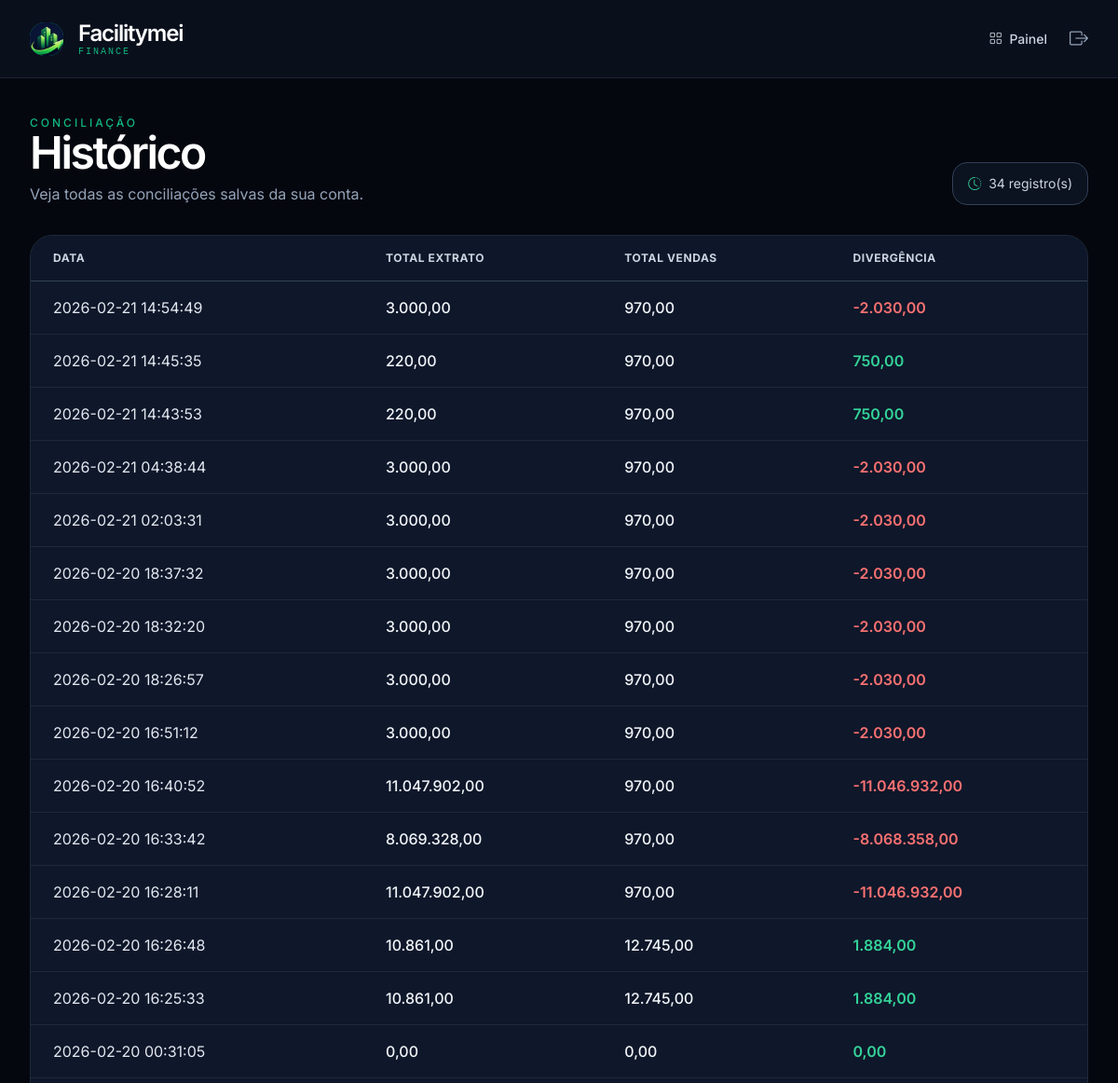
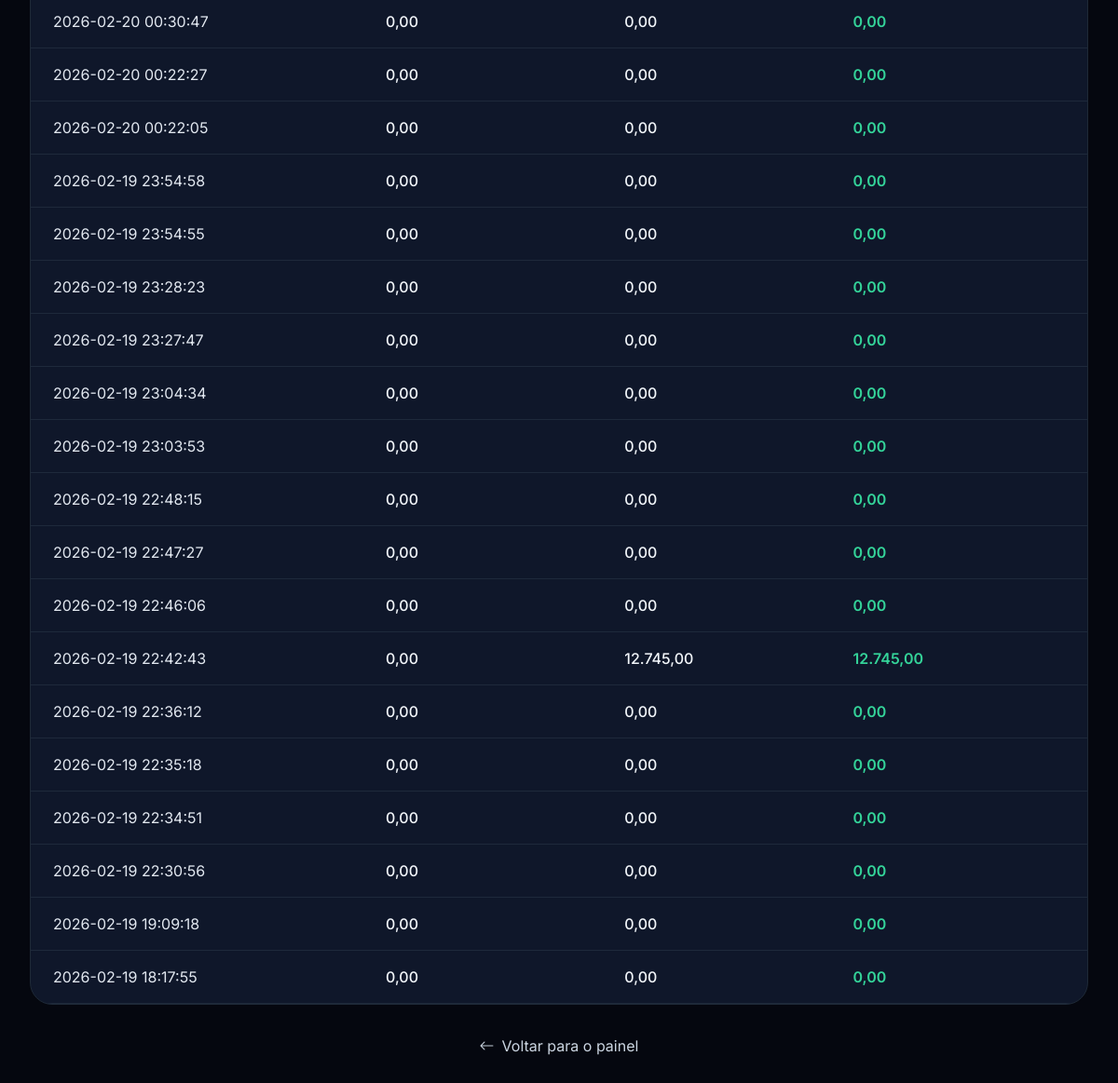
Page /historico (signed in) on the committed database (2 pictures, top to bottom).
### tables this page shows
CREATE TABLE conciliacoes
             (id INTEGER PRIMARY KEY, user_id INTEGER, data TEXT, total_extrato REAL, total_vendas REAL, divergencia REAL);

### app.py (the view)
@app.route("/historico")
@login_required
def historico():
    conciliacoes = db_fetchall(
        "SELECT data, total_extrato, total_vendas, divergencia FROM conciliacoes WHERE user_id = ? ORDER BY id DESC",
        (current_user.id,),
    )
    return render_template("historico.html", conciliacoes=conciliacoes)

### app.py (called while the page is built)
def format_br(valor):
    try:
        return f"{valor:,.2f}".replace(",", "X").replace(".", ",").replace("X", ".")
    except Exception:
        return "0,00"

def db_fetchone(query, params=()):
    with DB_LOCK:
        cur = conn.execute(query, params)
        return cur.fetchone()

def db_fetchall(query, params=()):
    with DB_LOCK:
        cur = conn.execute(query, params)
        return cur.fetchall()

@login_manager.user_loader
def load_user(user_id):
    row = db_fetchone("SELECT id, email, is_pro FROM users WHERE id = ?", (user_id,))
    if row:
        return User(row[0], row[1], row[2])
    return None

### templates/historico.html (shortened to what this page needs)
<!DOCTYPE html>
<html lang="pt-BR">
<head>
    <script src="https://cdn.tailwindcss.com"></script>
    <link rel="stylesheet" href="https://cdn.jsdelivr.net/npm/bootstrap-icons@1.11.3/font/bootstrap-icons.min.css">
    </head>
<body class="min-h-screen pb-16">
    <nav class="bg-[#0a0f1c] border-b border-slate-800/80 backdrop-blur-xl sticky top-0 z-50">
        <div class="max-w-7xl mx-auto px-6 md:px-8 py-5 flex justify-between items-center">
            <a href="{{ url_for('dashboard') }}" class="flex items-center gap-4">
                <div class="w-9 h-9 bg-emerald-500 rounded-2xl flex items-center justify-center shadow-inner">
                    <img src="{{ url_for('static', filename='images/LOGO-SITE.jpeg') }}" alt="Logo Facilitymei" class="w-full h-full object-cover rounded-2xl">
                </div>
                <div>
                    <span class="text-2xl font-semibold tracking-tighter text-white">Facilitymei</span>
                    <span class="text-[10px] text-emerald-500 font-mono tracking-[2px] block -mt-1">FINANCE</span>
                </div>
            </a>
            <div class="flex items-center gap-6">
                <a href="{{ url_for('dashboard') }}" class="text-slate-300 hover:text-white text-sm font-medium transition">
                    <i class="bi bi-grid mr-1"></i> Painel
                </a>
                <a href="{{ url_for('logout') }}" class="text-slate-400 hover:text-red-400 transition">
                    <i class="bi bi-box-arrow-right text-xl"></i>
                </a>
            </div>
        </div>
    </nav>
    <main class="max-w-7xl mx-auto px-6 md:px-8 pt-10">
        <div class="flex flex-col md:flex-row md:items-end md:justify-between gap-4 mb-8">
            <div>
                <div class="uppercase tracking-[3px] text-emerald-500 text-xs font-medium">Conciliação</div>
                <h1 class="text-4xl md:text-5xl font-semibold tracking-tighter text-white">Histórico</h1>
                <p class="text-slate-400 mt-2">Veja todas as conciliações salvas da sua conta.</p>
            </div>
            <div class="chip rounded-2xl px-4 py-3 text-sm text-slate-300 inline-flex items-center gap-2">
                <i class="bi bi-clock-history text-emerald-400"></i>
                {{ conciliacoes|length }} registro(s)
            </div>
        </div>
        <div class="card rounded-3xl overflow-hidden">
            {% if conciliacoes %}
                <div class="overflow-x-auto">
                    <table class="w-full min-w-[760px]">
                        <thead class="bg-slate-900/70 border-b border-slate-700">
                            <tr class="text-left text-slate-300 text-xs uppercase tracking-wider">
                                <th class="px-6 py-4">Data</th>
                                <th class="px-6 py-4">Total Extrato</th>
                                <th class="px-6 py-4">Total Vendas</th>
                                <th class="px-6 py-4">Divergência</th>
                            </tr>
                        </thead>
                        <tbody>
                            {% for conc in conciliacoes %}
                                <tr class="border-b border-slate-800 hover:bg-slate-800/35 transition-colors">
                                    <td class="px-6 py-4 text-slate-200 whitespace-nowrap">{{ conc[0] }}</td>
                                    <td class="px-6 py-4 text-slate-100 font-medium">{{ conc[1] | default(0) | format_br }}</td>
                                    <td class="px-6 py-4 text-slate-100 font-medium">{{ conc[2] | default(0) | format_br }}</td>
                                    <td class="px-6 py-4 font-semibold {% if conc[3] >= 0 %}text-emerald-400{% else %}text-red-400{% endif %}">
                                        {{ conc[3] | default(0) | format_br }}
                                    </td>
                                </tr>
                            {% endfor %}
                        </tbody>
                    </table>
                </div>
            {% endif %}
        </div>
        <div class="mt-8 flex justify-center">
            <a href="{{ url_for('dashboard') }}" class="inline-flex items-center gap-2 text-slate-300 hover:text-white transition">
                <i class="bi bi-arrow-left"></i>
                Voltar para o painel
            </a>
        </div>
    </main>
</body>
</html>

### templates/historico.html (style rules this page uses)
body { background: #05070f; color: #e2e8f0; font-family: 'Inter', system-ui, sans-serif; }
.card { background: #0f172a; border: 1px solid #1e2937; }
.chip { background: #0b1220; border: 1px solid #334155; }

### rows in the picture
conciliacoes: data "2026-02-21 14:54:49", total_extrato "3.000,00", total_vendas "970,00", divergencia "-2.030,00"
conciliacoes: data "2026-02-21 14:45:35", total_extrato "220,00", total_vendas "970,00", divergencia "750,00"
conciliacoes: data "2026-02-21 14:43:53", total_extrato "220,00", total_vendas "970,00", divergencia "750,00"
conciliacoes: data "2026-02-21 04:38:44", total_extrato "3.000,00", total_vendas "970,00", divergencia "-2.030,00"
conciliacoes: data "2026-02-21 02:03:31", total_extrato "3.000,00", total_vendas "970,00", divergencia "-2.030,00"
conciliacoes: data "2026-02-20 18:37:32", total_extrato "3.000,00", total_vendas "970,00", divergencia "-2.030,00"
conciliacoes: data "2026-02-20 18:32:20", total_extrato "3.000,00", total_vendas "970,00", divergencia "-2.030,00"
conciliacoes: data "2026-02-20 18:26:57", total_extrato "3.000,00", total_vendas "970,00", divergencia "-2.030,00"
conciliacoes: data "2026-02-20 16:51:12", total_extrato "3.000,00", total_vendas "970,00", divergencia "-2.030,00"
conciliacoes: data "2026-02-20 16:40:52", total_extrato "11.047.902,00", total_vendas "970,00", divergencia "-11.046.932,00"
conciliacoes: data "2026-02-20 16:33:42", total_extrato "8.069.328,00", total_vendas "970,00", divergencia "-8.068.358,00"
conciliacoes: data "2026-02-20 16:28:11", total_extrato "11.047.902,00", total_vendas "970,00", divergencia "-11.046.932,00"
conciliacoes: data "2026-02-20 16:26:48", total_extrato "10.861,00", total_vendas "12.745,00", divergencia "1.884,00"
conciliacoes: data "2026-02-20 16:25:33", total_extrato "10.861,00", total_vendas "12.745,00", divergencia "1.884,00"
conciliacoes: data "2026-02-20 00:31:05", total_extrato "0,00", total_vendas "0,00", divergencia "0,00"
conciliacoes: data "2026-02-20 00:30:47", total_extrato "0,00", total_vendas "0,00", divergencia "0,00"
conciliacoes: data "2026-02-20 00:22:27", total_extrato "0,00", total_vendas "0,00", divergencia "0,00"
conciliacoes: data "2026-02-20 00:22:05", total_extrato "0,00", total_vendas "0,00", divergencia "0,00"
conciliacoes: data "2026-02-19 23:54:58", total_extrato "0,00", total_vendas "0,00", divergencia "0,00"
conciliacoes: data "2026-02-19 23:54:55", total_extrato "0,00", total_vendas "0,00", divergencia "0,00"
conciliacoes: data "2026-02-19 23:28:23", total_extrato "0,00", total_vendas "0,00", divergencia "0,00"
conciliacoes: data "2026-02-19 23:27:47", total_extrato "0,00", total_vendas "0,00", divergencia "0,00"
conciliacoes: data "2026-02-19 23:04:34", total_extrato "0,00", total_vendas "0,00", divergencia "0,00"
conciliacoes: data "2026-02-19 23:03:53", total_extrato "0,00", total_vendas "0,00", divergencia "0,00"
conciliacoes: data "2026-02-19 22:48:15", total_extrato "0,00", total_vendas "0,00", divergencia "0,00"
conciliacoes: data "2026-02-19 22:47:27", total_extrato "0,00", total_vendas "0,00", divergencia "0,00"
conciliacoes: data "2026-02-19 22:46:06", total_extrato "0,00", total_vendas "0,00", divergencia "0,00"
conciliacoes: data "2026-02-19 22:42:43", total_extrato "0,00", total_vendas "12.745,00", divergencia "12.745,00"
conciliacoes: data "2026-02-19 22:36:12", total_extrato "0,00", total_vendas "0,00", divergencia "0,00"
conciliacoes: data "2026-02-19 22:35:18", total_extrato "0,00", total_vendas "0,00", divergencia "0,00"
conciliacoes: data "2026-02-19 22:34:51", total_extrato "0,00", total_vendas "0,00", divergencia "0,00"
conciliacoes: data "2026-02-19 22:30:56", total_extrato "0,00", total_vendas "0,00", divergencia "0,00"
conciliacoes: data "2026-02-19 19:09:18", total_extrato "0,00", total_vendas "0,00", divergencia "0,00"
conciliacoes: data "2026-02-19 18:17:55", total_extrato "0,00", total_vendas "0,00", divergencia "0,00"

### other values in the picture
{{ conciliacoes|length }} "34"
